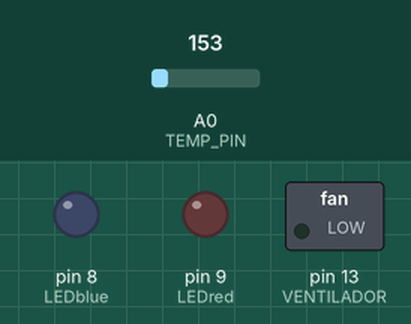
Simulated run of this sketch. Board: Arduino Uno, built with avr-gcc and run on an emulated ATmega328P. On the bench: switched loads named in the sketch (green lamp = pin HIGH), output pins drawn as LEDs (lit = HIGH). The inputs (shaded band) are chosen by the test bench; at power-on: A0 (TEMP_PIN) = 153.

Above: at 1.3 s.
1.4 s: A0 (TEMP_PIN) set to 172
2.9 s: A0 (TEMP_PIN) set to 202
At 3.9 s:
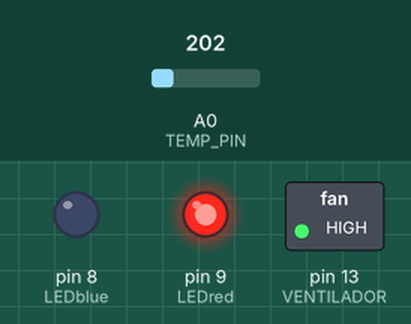
4.6 s: A0 (TEMP_PIN) set to 114
At 5.4 s:
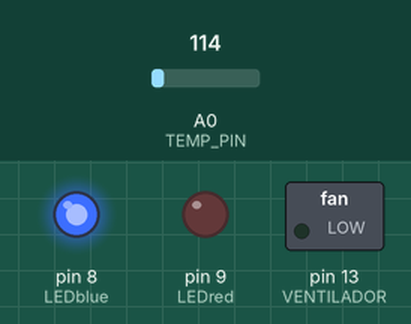
6.1 s: A0 (TEMP_PIN) set to 137
At 6.9 s:
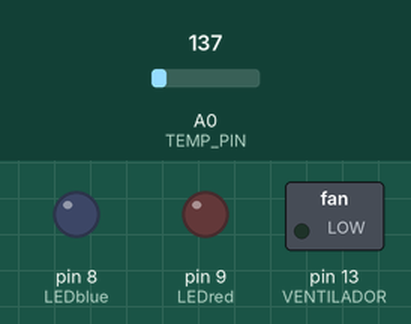
7.6 s: A0 (TEMP_PIN) set to 191
At 8.3 s:
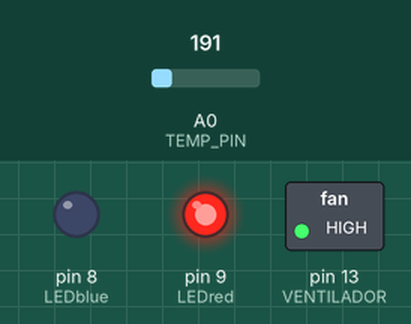
Timing chart, 0 to 10.1 s (numbered marks = the images above; inputs shaded):
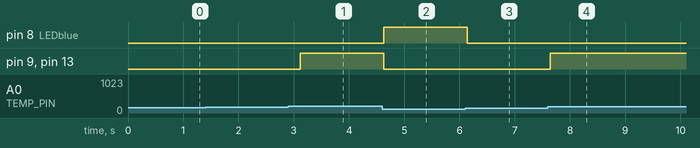

Measured:
- the behaviour switches between 184 and 185 on A0 (TEMP_PIN) (found by bisection; images 0 and 1)
- the behaviour switches between 122 and 123 on A0 (TEMP_PIN) (found by bisection; images 2 and 3)
- after the input at 1.4 s, every drawn part: stays the same
- after the input at 2.9 s, pin 9 (LEDred), pin 13 (VENTILADOR): LOW → HIGH after 0.22 s
- after the input at 4.6 s, pin 8 (LEDblue): LOW → HIGH at once; pin 9 (LEDred), pin 13 (VENTILADOR): HIGH → LOW at once
- after the input at 6.1 s, pin 8 (LEDblue): HIGH → LOW at once
- after the input at 7.6 s, pin 9 (LEDred), pin 13 (VENTILADOR): LOW → HIGH after 0.05 s

The sketch:

sensor_temperatura.ino
```cpp
/*
https://www.tinkercad.com/things/fO3ktonWxt1-sensor-temperatura?sharecode=1IAqOoG0nrGomRxZJQaXWc2nt684-n3qp3KGmXpcOc4
*/


#include <LiquidCrystal.h>

LiquidCrystal lcd(12, 11, 5, 4, 3, 2);

int TEMP_PIN = A0; //pino ao qual o sensor TMP está conectado
int LEDblue = 8; //pino do led azul
int LEDred = 9; //pino do led vermelho
int VENTILADOR = 13; //pino do motor do ventilador

int val;
float voltage, celsius;
int prev = -1;

void setup()
{
  	pinMode(TEMP_PIN, INPUT);
  	pinMode(LEDblue, OUTPUT);
  	pinMode(LEDred, OUTPUT);
  	pinMode(VENTILADOR, OUTPUT);

    // Texto da primeira linha do painel LCD
  	delay(100);
  	lcd.setCursor(0, 1);
    lcd.print("Temp. °C");
}

void loop()
{
  val = analogRead(TEMP_PIN);
  voltage = val * (5.0 / 1024.0);
  celsius = (voltage - 0.5) * 100.0;

  if (prev != celsius) {
    lcd.clear();
  	lcd.setCursor(0, 2);
  	lcd.print(celsius);
  	lcd.print(" ºC");

    if (celsius >= 40) {
    	digitalWrite(LEDred, HIGH);
      	digitalWrite(LEDblue, LOW);
      	digitalWrite(VENTILADOR, HIGH);
    }
    else if(celsius <= 10) {
      	digitalWrite(LEDred, LOW);
      	digitalWrite(LEDblue, HIGH);
      	digitalWrite(VENTILADOR, LOW);
    }
    else {
      	digitalWrite(LEDred, LOW);
      	digitalWrite(LEDblue, LOW);
      	digitalWrite(VENTILADOR, LOW);
    }

  }

  prev = celsius;
  delay(500);
}
```
